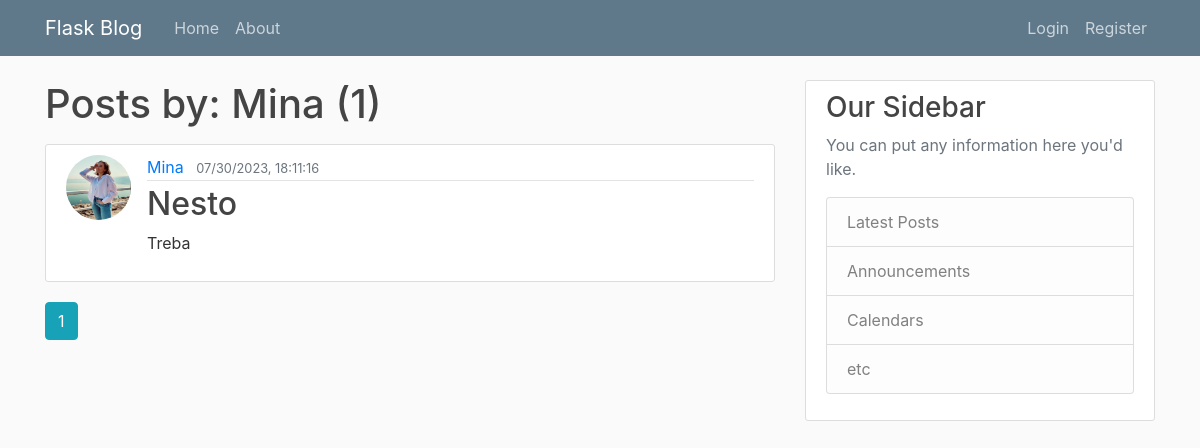
Page /user/Mina on the earlier database version.
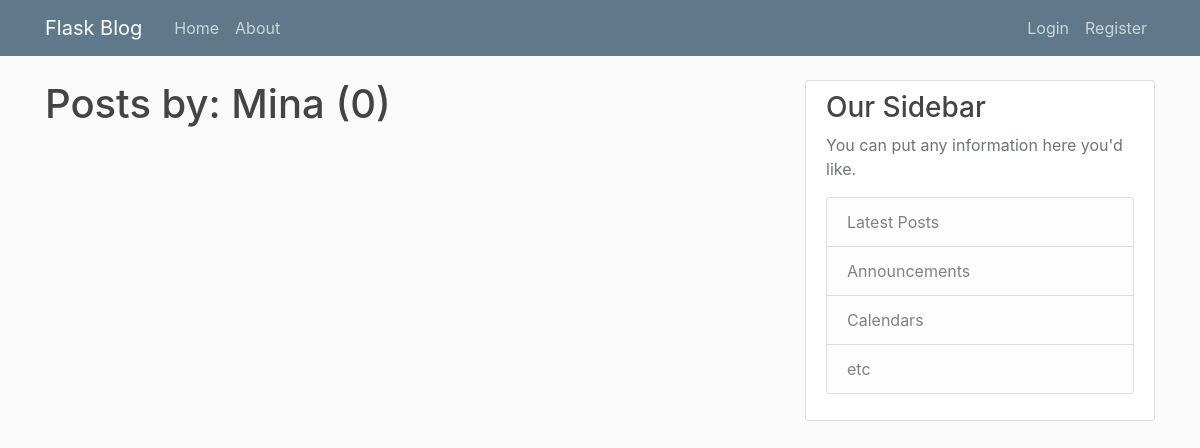
Same page on the later database version.
### flask_blog/models.py (models this page shows, shortened)
class Post(db.Model):
    id=db.Column(db.Integer,primary_key=True)
    title=db.Column(db.String(100),nullable=False)
    date_posted=db.Column(db.DateTime,nullable=False,default=datetime.utcnow())
    content=db.Column(db.Text,nullable=False)
    user_id=db.Column(db.Integer,db.ForeignKey("user.id"),nullable=False)

class User(db.Model,UserMixin):
    id=db.Column(db.Integer,primary_key=True)
    username=db.Column(db.String(20),unique=True,nullable=False)
    email=db.Column(db.String(120),unique=True,nullable=False)
    image_file=db.Column(db.String(20),nullable=False,default='default.jpg')
    password=db.Column(db.String(60),nullable=False)
    posts=db.relationship("Post",backref="author",lazy=True)

### flask_blog/users/routes.py (the view)
@users.route("/user/<string:username>")
def user_posts(username):
    page=request.args.get("page",1,type=int)
    user=User.query.filter_by(username=username).first_or_404()
    posts=Post.query.filter_by(author=user).order_by(Post.date_posted.desc()).paginate(page=page,per_page=5)
    return render_template('user_posts.html', posts=posts,user=user)

### flask_blog/templates/user_posts.html
{% extends "layout.html" %}
{% block content %}
<h1 class="mb-3">Posts by: {{user.username}} ({{posts.total}})</h1>
{% for post in posts.items %}
<article class="media content-section">
    <img class="rounded-circle article-img "
        src="{{url_for('static',filename='profile_pics/'+ post.author.image_file)}}" alt="">
    <div class="media-body">
        <div class="article-metadata">
            <a class="mr-2" href="{{url_for('users.user_posts',username=post.author.username)}}">{{ post.author.username
                }}</a>
            <small class="text-muted">{{ post.date_posted.strftime("%m/%d/%Y, %H:%M:%S") }}</small>
        </div>
        <h2><a class="article-title" href="{{url_for('posts.post',post_id=post.id)}}">{{ post.title }}</a></h2>
        <p class="article-content">{{ post.content }}</p>
    </div>
</article>
{% endfor %}
{% for page_num in posts.iter_pages(left_edge=1, right_edge=1, left_current=1,right_current=2)%}
{% if page_num %}
{% if posts.page==page_num %}
<a class="btn btn-info mb-4" href="{{url_for('users.user_posts',username=user.username)}}">{{page_num}}</a>
{% else %}
<a class="btn btn-outline-info mb-4" href="{{url_for('users.user_posts',username=user.username)}}">{{page_num}}</a>
{% endif %}
{% else %}
...
{% endif %}
{% endfor %}
{% endblock content %}

Differences in the rows shown:
removed Post: image_file (picture), author.username "Mina", date_posted "07/30/2023, 18:11:16", title "Nesto", content "Treba"
Other differences:
{{ posts.total }}: "1" → "0"
list line gone: "1"
